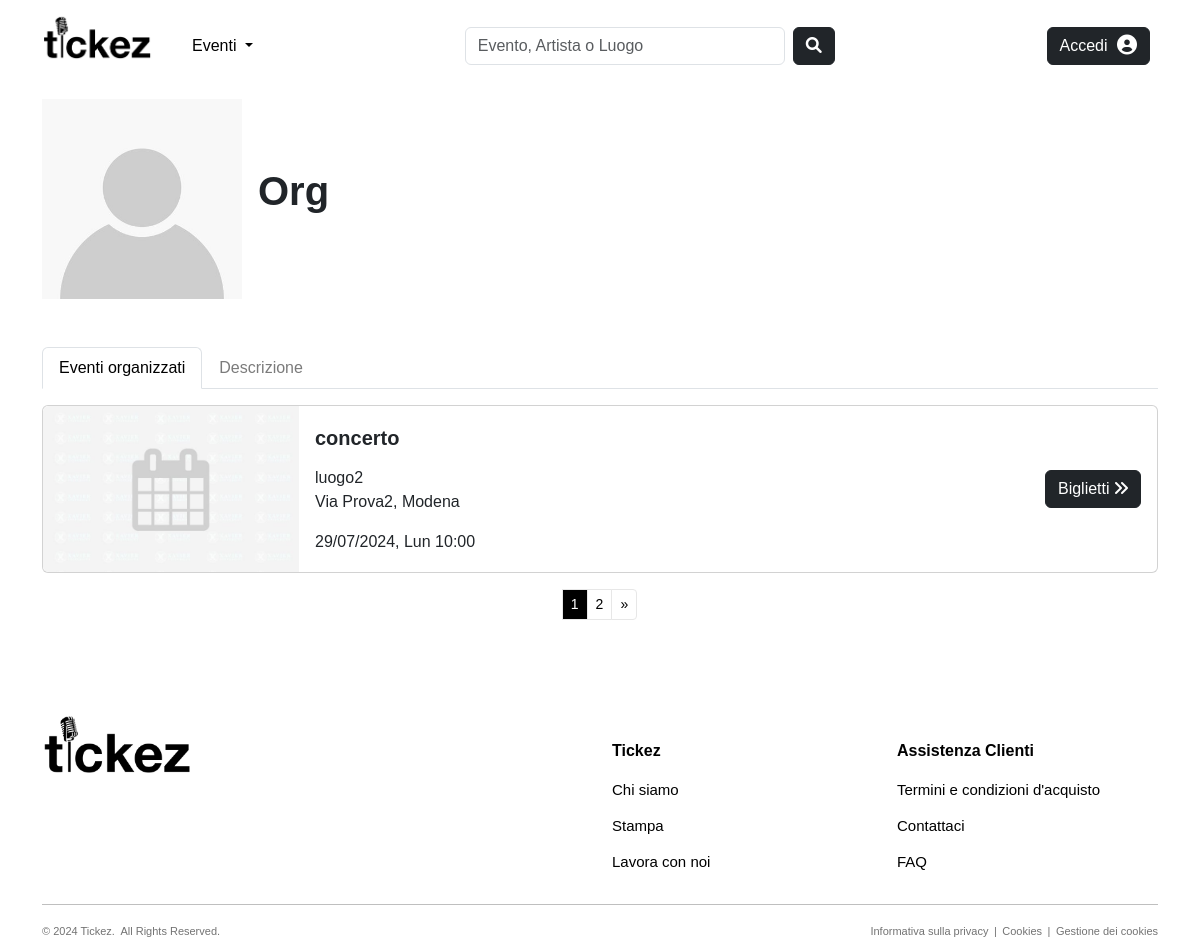
/users/artists/org-5/, run on the app's committed database.
### users/models.py (models this page shows, shortened)
class Organizzatore(models.Model):
    nome = models.CharField(max_length=50, null=False, blank=False)
    slug = models.SlugField(max_length=100, null=False, blank=True, unique=True)
    email = models.EmailField(max_length=255, null=False, blank=False, unique=True)
    descrizione = models.TextField(null=True, blank=True, default='')
    immagine_profilo = models.ImageField(null=True, blank=True, upload_to="images/organizers")
    user = models.OneToOneField(User, on_delete=models.CASCADE)
    followers = models.ManyToManyField(Utente, blank=True, default=None, related_name='organizzatori_preferiti')
    @property # trasforma un metodo di una classe in un attributo di sola lettura
    def immagine_profilo_url(self):
        if self.immagine_profilo and hasattr(self.immagine_profilo, 'url'):
            return self.immagine_profilo.url
        else:
            return join(settings.STATIC_URL, 'images/defaults/default_user.jpg')
    class Meta:
        verbose_name_plural = 'Organizzatori'

### products/models.py (models this page shows, shortened)
class Evento(models.Model):
    CATEGORY_CHOICES = [('Concerti', 'Concerti'), ('Festival', 'Festival'), ('Teatro', 'Teatro')]
    nome = models.CharField(max_length=100, null=False, blank=False)
    slug = models.SlugField(max_length=200, null=False,  blank=True, unique=True)
    categoria = models.CharField(max_length=100, choices=CATEGORY_CHOICES, null=False, blank=False)
    data_ora = models.DateTimeField(null=False, blank=False, default=timezone.now)
    locandina = models.ImageField(null=True, blank=True, upload_to="images/events")
    descrizione = models.TextField(null=True, blank=True, default='')
    visualizzazioni = models.IntegerField(null=True, blank=True, default=0)
    organizzatore = models.ForeignKey(to='users.Organizzatore', on_delete=models.CASCADE, null=False, blank=False, related_name='eventi_organizzati')
    luogo = models.ForeignKey(to='common.Luogo', on_delete=models.CASCADE, null=False, blank=False, related_name='eventi_programmati')
    followers = models.ManyToManyField(to='users.Utente', blank=True, default=None, related_name='eventi_preferiti')
    @property # trasforma un metodo di una classe in un attributo di sola lettura
    def locandina_url(self):
        if self.locandina and hasattr(self.locandina, 'url'):
            return self.locandina.url
        else:
            return join(settings.STATIC_URL, 'images/defaults/default_event.jpg')
    def get_absolute_url(self):
        return reverse("products:event-details", kwargs={"slug": self.slug, "pk": self.pk})
    class Meta:
        verbose_name_plural = 'Eventi'

### common/models.py (models this page shows, shortened)
class Luogo(models.Model):
    nome = models.CharField(max_length=50, null=False, blank=False)
    slug = models.SlugField(max_length=200, null=False, blank=True, unique=True)
    indirizzo = models.CharField(max_length=255, null=False, blank=False)
    citta = models.CharField(max_length=100, null=False, blank=False)
    capienza_persone = models.PositiveIntegerField(null=False, blank=False)
    immagine = models.ImageField(null=True, blank=True, upload_to="images/venues")
    followers = models.ManyToManyField(to='users.Utente', blank=True, default=None, related_name='luoghi_preferiti')
    affittuari = models.ManyToManyField(to='users.Organizzatore', blank=True, default=None, related_name='luoghi_affittati')
    class Meta:
        verbose_name_plural = 'Luoghi'

### users/views.py (the view)
# urls.py: path('artists/<slug:slug>-<int:pk>/', views.ArtistDetailView.as_view(), name="artist-details"),
class ArtistDetailView(DetailView):
    model = Organizzatore
    template_name = "users/artist_details.html"
    paginate_by = 1
    def get_context_data(self, **kwargs):
        context = super().get_context_data(**kwargs)
        context['title'] = self.get_object().nome
        events = self.get_object().eventi_organizzati.order_by('data_ora')
        paginator = Paginator(events, self.paginate_by)
        page = self.request.GET.get('page')
        try:
            events = paginator.page(page)
        except PageNotAnInteger:
            events = paginator.page(1)
        except EmptyPage:
            events = paginator.page(paginator.num_pages)
        context['planned_events'] = events
        return context

### common/context_processors.py (called while the page is built, shortened)
def notifications(request):
    notifications = []
    unread_count = 0
    return {
        'notifications': notifications,
        'unread_count': unread_count,
    }

### users/templates/users/artist_details.html (shortened to what this page needs)
{% extends "users/base_users.html" %}
{% load static %}
{% load crispy_forms_tags %}
{% load tz %}
{% block content %}
<div class="container">
  <div class="d-flex align-items-center mb-5">
    <div class="me-3" style="width: 200px; height: 200px;">
        <img src="{{ object.immagine_profilo_url }}" style="width: 100%; height: 100%; object-fit: cover;">
    </div>
    <div style="flex-grow: 1; max-width: calc(100% - 220px);">
        <h1 class="mb-3" style="font-weight:600; word-break: break-word;">{{ object.nome }}</h1>
    </div>
  </div>
    <ul class="nav nav-tabs" id="myTab" role="tablist">
      <li class="nav-item" role="presentation">
        <button class="nav-link active" id="events-tab" data-bs-toggle="tab" data-bs-target="#events" type="button" role="tab" aria-controls="events" aria-selected="false">Eventi organizzati</button>
      </li>
      <li class="nav-item" role="presentation">
        <button class="nav-link" id="description-tab" data-bs-toggle="tab" data-bs-target="#description" type="button" role="tab" aria-controls="description" aria-selected="true">Descrizione</button>
      </li>
    </ul>
    <div class="tab-content">
      <div class="tab-pane mt-3 active" id="events" role="tabpanel" aria-labelledby="events-tab">
        {% if planned_events %}
        {% for e in planned_events %}
        <div class="card mb-3">
            <div class="row g-0">
                <div class="col-4" style="max-width: 256px;">
                    <img src="{{ e.locandina_url }}" class="img-fluid rounded-start" alt="{{ e.nome }}" style="width: 256px; height:166px;">
                </div>
                <div class="col-7">
                    <div class="card-body">
                        <h5 class="card-title mt-1 mb-2" style="font-weight:600; white-space: nowrap; overflow: hidden; text-overflow: ellipsis">{{ e.nome }}</h5>
                        <p class="card-text">{{ e.luogo.nome }}<br>{{e.luogo.indirizzo}}, {{e.luogo.citta}}</p>
                        <p class="card-text">{{e.data_ora|date:"d/m/Y, l"|slice:":15"}} {{e.data_ora|time:"H:i"}}</p>
                    </div>
                </div>
                <div class="card-body col-1 d-flex align-items-center justify-content-end">
                        <a href="{{ e.get_absolute_url }}" class="btn btn-dark">Biglietti <i class="fa fa-angle-double-right" aria-hidden="true"></i></a>
                </div>
            </div>
        </div>
        {% endfor %}
        <nav aria-label="Page navigation">
            <ul class="pagination pagination-sm justify-content-center">
                {% for num in planned_events.paginator.page_range %}
                    {% if planned_events.number == num %}
                        <li class="page-item active" aria-current="page">
                            <span class="page-link">{{ num }}</span>
                        </li>
                    {% elif num > planned_events.number|add:'-2' and num < planned_events.number|add:'2' %}
                        <li class="page-item">
                            <a class="page-link" href="?page={{ num }}">{{ num }}</a>
                        </li>
                    {% endif %}
                {% endfor %}
                <li class="page-item">
                    {% if planned_events.has_next %}
                        <a class="page-link" href="?page={{ planned_events.next_page_number }}" aria-label="Next">
                            <span aria-hidden="true">&raquo;</span>
                        </a>
                    {% endif %}
                </li>
            </ul>
        </nav>
        {% else %}
            <p>Nessun evento organizzato.</p>
        {% endif %}
      </div>
    </div>
</div>
{% endblock %}

### static/css/style.css (style rules this page uses)
body { font-family: 'Helvetica', 'Arial', sans-serif; }
.page-link { background-color: #ffffff; color: #000000; border-color:#e7e7e7; }
.page-item.active .page-link { background-color: #000000; color: #ffffff; border-color:#e7e7e7; }
.nav-link { color: #7b7b7b; }

### data on the page
Organizzatore: nome "Org"
Evento: nome "concerto", luogo.nome "luogo2", luogo.indirizzo "Via Prova2", luogo.citta "Modena", data_ora "29/07/2024, Lun", data_ora "10:00"

### other printed values
{{ num }} "1"
{{ num }} "2"
